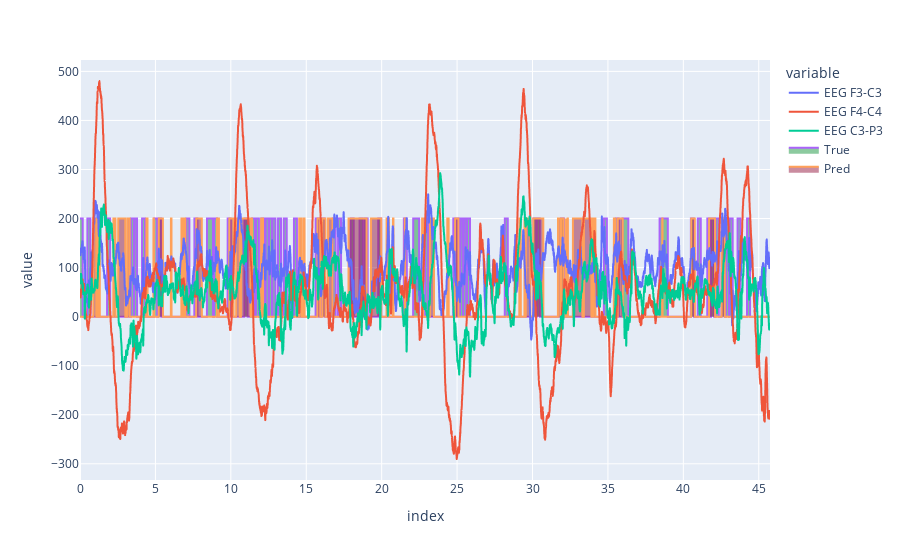

Notebook source saved alongside this figure:
### Markdown cell above
1540 - 1560 - epi activity recognized well, but mismatch (7.6 - 8) sec

### Code cell
range_start = 1050
range_end = 10200

df = pd.DataFrame((test_x[2:5, :pred_len][:, range_start:range_end] + 100).T.copy(), 
                  columns=f.getSignalLabels()[2:5], index = np.arange(range_end - range_start) / 200)
df[f.getSignalLabels()[3]] -= 50
df[f.getSignalLabels()[4]] -= 50


fig = px.line(df)

fig.add_scatter(x=np.arange(range_end - range_start) / 200, y=test_labels[:pred_len][range_start:range_end] * 200, 
                fill='tozeroy', fillcolor='rgba(26,150,65,0.5)', name="True", opacity=0.5)
fig.add_scatter(x=np.arange(range_end - range_start) / 200, y=all_preds[:pred_len][range_start:range_end] * 200, 
                fill='tozeroy', fillcolor='rgba(150,26,65,0.5)', name="Pred", opacity=0.5)

fig.show()

### Figure 1 — Plotly figure (JSON) as saved in the notebook; plotly's stock layout.template omitted (floating-point values rounded to 4 significant figures; data arrays with more than 128 entries replaced by an {"elided": "..."} marker saying what was removed)
{"data": [{"hovertemplate": "variable=EEG F3-C3<br>index=%{x}<br>value=%{y}<extra></extra>", "legendgroup": "EEG F3-C3", "line": {"color": "#636efa", "dash": "solid"}, "marker": {"symbol": "circle"}, "mode": "lines", "name": "EEG F3-C3", "showlegend": true, "type": "scattergl", "x": {"elided": "9150 float values"}, "xaxis": "x", "y": {"elided": "9150 float values"}, "yaxis": "y"}, {"hovertemplate": "variable=EEG F4-C4<br>index=%{x}<br>value=%{y}<extra></extra>", "legendgroup": "EEG F4-C4", "line": {"color": "#EF553B", "dash": "solid"}, "marker": {"symbol": "circle"}, "mode": "lines", "name": "EEG F4-C4", "showlegend": true, "type": "scattergl", "x": {"elided": "9150 float values"}, "xaxis": "x", "y": {"elided": "9150 float values"}, "yaxis": "y"}, {"hovertemplate": "variable=EEG C3-P3<br>index=%{x}<br>value=%{y}<extra></extra>", "legendgroup": "EEG C3-P3", "line": {"color": "#00cc96", "dash": "solid"}, "marker": {"symbol": "circle"}, "mode": "lines", "name": "EEG C3-P3", "showlegend": true, "type": "scattergl", "x": {"elided": "9150 float values"}, "xaxis": "x", "y": {"elided": "9150 float values"}, "yaxis": "y"}, {"fill": "tozeroy", "fillcolor": "rgba(26,150,65,0.5)", "name": "True", "opacity": 0.5, "type": "scatter", "x": {"elided": "9150 float values"}, "y": {"elided": "9150 int values"}}, {"fill": "tozeroy", "fillcolor": "rgba(150,26,65,0.5)", "name": "Pred", "opacity": 0.5, "type": "scatter", "x": {"elided": "9150 float values"}, "y": {"elided": "9150 int values"}}], "layout": {"legend": {"title": {"text": "variable"}, "tracegroupgap": 0}, "margin": {"t": 60}, "xaxis": {"anchor": "y", "domain": [0, 1], "title": {"text": "index"}}, "yaxis": {"anchor": "x", "domain": [0, 1], "title": {"text": "value"}}}}
